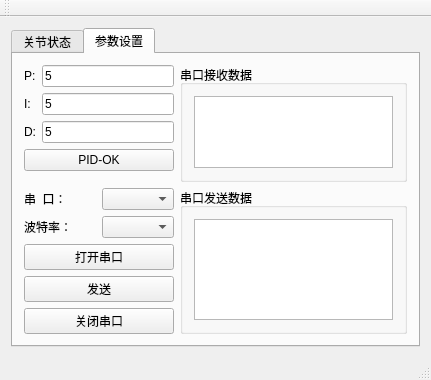
<?xml version="1.0" encoding="UTF-8"?>
<ui version="4.0">
 <class>joint_control</class>
 <widget class="QMainWindow" name="joint_control">
  <property name="geometry">
   <rect>
    <x>0</x>
    <y>0</y>
    <width>431</width>
    <height>379</height>
   </rect>
  </property>
  <property name="windowTitle">
   <string>joint_control</string>
  </property>
  <widget class="QWidget" name="centralWidget">
   <layout class="QGridLayout" name="gridLayout_4">
    <item row="0" column="0">
     <widget class="QTabWidget" name="main_widget">
      <property name="currentIndex">
       <number>1</number>
      </property>
      <widget class="QWidget" name="status">
       <attribute name="title">
        <string>关节状态</string>
       </attribute>
       <layout class="QGridLayout" name="gridLayout_10">
        <item row="0" column="0">
         <layout class="QFormLayout" name="formLayout_2">
          <item row="0" column="0" colspan="2">
           <widget class="QGroupBox" name="goal">
            <property name="title">
             <string>目标角度</string>
            </property>
            <layout class="QGridLayout" name="gridLayout">
             <item row="1" column="0">
              <widget class="QLabel" name="label_2">
               <property name="text">
                <string>C轴：</string>
               </property>
              </widget>
             </item>
             <item row="1" column="3">
              <widget class="QLabel" name="label_4">
               <property name="text">
                <string>编码器2：</string>
               </property>
              </widget>
             </item>
             <item row="0" column="0">
              <widget class="QLabel" name="label">
               <property name="text">
                <string>A轴：</string>
               </property>
              </widget>
             </item>
             <item row="1" column="1">
              <widget class="QLineEdit" name="Goal_C">
               <property name="text">
                <string>0</string>
               </property>
              </widget>
             </item>
             <item row="0" column="3">
              <widget class="QLabel" name="label_3">
               <property name="text">
                <string>编码器1：</string>
               </property>
              </widget>
             </item>
             <item row="0" column="4">
              <widget class="QLineEdit" name="Goal_Encoder_1">
               <property name="text">
                <string>0</string>
               </property>
              </widget>
             </item>
             <item row="1" column="4">
              <widget class="QLineEdit" name="Goal_Encoder_2">
               <property name="text">
                <string>0</string>
               </property>
              </widget>
             </item>
             <item row="0" column="1">
              <widget class="QLineEdit" name="Goal_A">
               <property name="text">
                <string>0</string>
               </property>
              </widget>
             </item>
             <item row="0" column="2">
              <spacer name="horizontalSpacer_7">
               <property name="orientation">
                <enum>Qt::Horizontal</enum>
               </property>
               <property name="sizeHint" stdset="0">
                <size>
                 <width>40</width>
                 <height>20</height>
                </size>
               </property>
              </spacer>
             </item>
             <item row="1" column="2">
              <spacer name="horizontalSpacer_8">
               <property name="orientation">
                <enum>Qt::Horizontal</enum>
               </property>
               <property name="sizeHint" stdset="0">
                <size>
                 <width>40</width>
                 <height>20</height>
                </size>
               </property>
              </spacer>
             </item>
            </layout>
           </widget>
          </item>
          <item row="1" column="0">
           <layout class="QGridLayout" name="gridLayout_3">
            <item row="0" column="0">
             <widget class="QPushButton" name="Goal_Button">
              <property name="text">
               <string>OK</string>
              </property>
             </widget>
            </item>
            <item row="0" column="1">
             <spacer name="horizontalSpacer_5">
              <property name="orientation">
               <enum>Qt::Horizontal</enum>
              </property>
              <property name="sizeHint" stdset="0">
               <size>
                <width>40</width>
                <height>20</height>
               </size>
              </property>
             </spacer>
            </item>
           </layout>
          </item>
          <item row="2" column="1">
           <spacer name="verticalSpacer">
            <property name="orientation">
             <enum>Qt::Vertical</enum>
            </property>
            <property name="sizeHint" stdset="0">
             <size>
              <width>20</width>
              <height>40</height>
             </size>
            </property>
           </spacer>
          </item>
          <item row="3" column="0" colspan="2">
           <widget class="QGroupBox" name="current">
            <property name="title">
             <string>当前角度</string>
            </property>
            <layout class="QGridLayout" name="gridLayout_2">
             <item row="1" column="0">
              <layout class="QHBoxLayout" name="horizontalLayout">
               <item>
                <widget class="QLabel" name="label_6">
                 <property name="text">
                  <string>C轴：</string>
                 </property>
                </widget>
               </item>
               <item>
                <widget class="QLabel" name="Joint_C">
                 <property name="text">
                  <string>0</string>
                 </property>
                </widget>
               </item>
               <item>
                <spacer name="horizontalSpacer_2">
                 <property name="orientation">
                  <enum>Qt::Horizontal</enum>
                 </property>
                 <property name="sizeHint" stdset="0">
                  <size>
                   <width>40</width>
                   <height>20</height>
                  </size>
                 </property>
                </spacer>
               </item>
               <item>
                <widget class="QLabel" name="label_8">
                 <property name="text">
                  <string>编码器2：</string>
                 </property>
                </widget>
               </item>
               <item>
                <widget class="QLabel" name="Encoder_2">
                 <property name="text">
                  <string>0</string>
                 </property>
                </widget>
               </item>
               <item>
                <spacer name="horizontalSpacer_4">
                 <property name="orientation">
                  <enum>Qt::Horizontal</enum>
                 </property>
                 <property name="sizeHint" stdset="0">
                  <size>
                   <width>40</width>
                   <height>20</height>
                  </size>
                 </property>
                </spacer>
               </item>
              </layout>
             </item>
             <item row="0" column="0">
              <layout class="QHBoxLayout" name="horizontalLayout_2">
               <item>
                <widget class="QLabel" name="label_5">
                 <property name="text">
                  <string>A轴：</string>
                 </property>
                </widget>
               </item>
               <item>
                <widget class="QLabel" name="Joint_A">
                 <property name="text">
                  <string>0</string>
                 </property>
                </widget>
               </item>
               <item>
                <spacer name="horizontalSpacer">
                 <property name="orientation">
                  <enum>Qt::Horizontal</enum>
                 </property>
                 <property name="sizeHint" stdset="0">
                  <size>
                   <width>40</width>
                   <height>20</height>
                  </size>
                 </property>
                </spacer>
               </item>
               <item>
                <widget class="QLabel" name="label_7">
                 <property name="text">
                  <string>编码器1：</string>
                 </property>
                </widget>
               </item>
               <item>
                <widget class="QLabel" name="Encoder_1">
                 <property name="text">
                  <string>0</string>
                 </property>
                </widget>
               </item>
               <item>
                <spacer name="horizontalSpacer_3">
                 <property name="orientation">
                  <enum>Qt::Horizontal</enum>
                 </property>
                 <property name="sizeHint" stdset="0">
                  <size>
                   <width>40</width>
                   <height>20</height>
                  </size>
                 </property>
                </spacer>
               </item>
              </layout>
             </item>
            </layout>
           </widget>
          </item>
          <item row="4" column="0">
           <layout class="QGridLayout" name="gridLayout_9">
            <item row="0" column="0">
             <widget class="QPushButton" name="clearButton">
              <property name="text">
               <string>一键标定</string>
              </property>
             </widget>
            </item>
            <item row="0" column="1">
             <spacer name="horizontalSpacer_6">
              <property name="orientation">
               <enum>Qt::Horizontal</enum>
              </property>
              <property name="sizeHint" stdset="0">
               <size>
                <width>40</width>
                <height>20</height>
               </size>
              </property>
             </spacer>
            </item>
           </layout>
          </item>
         </layout>
        </item>
       </layout>
      </widget>
      <widget class="QWidget" name="Para_set">
       <attribute name="title">
        <string>参数设置</string>
       </attribute>
       <layout class="QFormLayout" name="formLayout">
        <item row="0" column="0" colspan="2">
         <layout class="QGridLayout" name="gridLayout_7">
          <item row="0" column="0">
           <layout class="QVBoxLayout" name="verticalLayout_5">
            <item>
             <layout class="QGridLayout" name="gridLayout_5">
              <item row="0" column="0">
               <widget class="QLabel" name="label_9">
                <property name="text">
                 <string>P:</string>
                </property>
               </widget>
              </item>
              <item row="0" column="1">
               <widget class="QLineEdit" name="lineEdit">
                <property name="text">
                 <string>5</string>
                </property>
               </widget>
              </item>
              <item row="1" column="0">
               <widget class="QLabel" name="label_10">
                <property name="text">
                 <string>I:</string>
                </property>
               </widget>
              </item>
              <item row="1" column="1">
               <widget class="QLineEdit" name="lineEdit_2">
                <property name="text">
                 <string>5</string>
                </property>
               </widget>
              </item>
              <item row="2" column="0">
               <widget class="QLabel" name="label_11">
                <property name="text">
                 <string>D:</string>
                </property>
               </widget>
              </item>
              <item row="2" column="1">
               <widget class="QLineEdit" name="lineEdit_3">
                <property name="text">
                 <string>5</string>
                </property>
               </widget>
              </item>
             </layout>
            </item>
            <item>
             <widget class="QPushButton" name="PID_Button">
              <property name="text">
               <string>PID-OK</string>
              </property>
             </widget>
            </item>
            <item>
             <spacer name="verticalSpacer_3">
              <property name="orientation">
               <enum>Qt::Vertical</enum>
              </property>
              <property name="sizeHint" stdset="0">
               <size>
                <width>20</width>
                <height>40</height>
               </size>
              </property>
             </spacer>
            </item>
           </layout>
          </item>
          <item row="0" column="1">
           <widget class="QGroupBox" name="groupBox">
            <property name="title">
             <string>串口接收数据</string>
            </property>
            <layout class="QGridLayout" name="gridLayout_8">
             <item row="0" column="0">
              <widget class="QTextBrowser" name="SerialReveiveData"/>
             </item>
            </layout>
           </widget>
          </item>
          <item row="1" column="0">
           <layout class="QVBoxLayout" name="verticalLayout_4">
            <item>
             <layout class="QHBoxLayout" name="horizontalLayout_3">
              <item>
               <layout class="QVBoxLayout" name="verticalLayout_2">
                <item>
                 <widget class="QLabel" name="label_12">
                  <property name="minimumSize">
                   <size>
                    <width>72</width>
                    <height>0</height>
                   </size>
                  </property>
                  <property name="text">
                   <string>串  口：</string>
                  </property>
                 </widget>
                </item>
                <item>
                 <widget class="QLabel" name="label_13">
                  <property name="text">
                   <string>波特率：</string>
                  </property>
                 </widget>
                </item>
               </layout>
              </item>
              <item>
               <layout class="QVBoxLayout" name="verticalLayout_3">
                <item>
                 <widget class="QComboBox" name="PortNameCom">
                  <property name="currentText">
                   <string/>
                  </property>
                 </widget>
                </item>
                <item>
                 <widget class="QComboBox" name="BaudRateCom"/>
                </item>
               </layout>
              </item>
             </layout>
            </item>
            <item>
             <widget class="QPushButton" name="OpenPortButton">
              <property name="text">
               <string>打开串口</string>
              </property>
             </widget>
            </item>
            <item>
             <widget class="QPushButton" name="SendDataButton">
              <property name="text">
               <string>发送</string>
              </property>
             </widget>
            </item>
            <item>
             <widget class="QPushButton" name="ClosePortButton">
              <property name="text">
               <string>关闭串口</string>
              </property>
             </widget>
            </item>
            <item>
             <spacer name="verticalSpacer_2">
              <property name="orientation">
               <enum>Qt::Vertical</enum>
              </property>
              <property name="sizeHint" stdset="0">
               <size>
                <width>20</width>
                <height>40</height>
               </size>
              </property>
             </spacer>
            </item>
           </layout>
          </item>
          <item row="1" column="1">
           <widget class="QGroupBox" name="groupBox_2">
            <property name="title">
             <string>串口发送数据</string>
            </property>
            <layout class="QGridLayout" name="gridLayout_6">
             <item row="0" column="0">
              <widget class="QPlainTextEdit" name="SerialSendData"/>
             </item>
            </layout>
           </widget>
          </item>
         </layout>
        </item>
       </layout>
      </widget>
     </widget>
    </item>
   </layout>
  </widget>
  <widget class="QMenuBar" name="menuBar">
   <property name="geometry">
    <rect>
     <x>0</x>
     <y>0</y>
     <width>431</width>
     <height>23</height>
    </rect>
   </property>
  </widget>
  <widget class="QToolBar" name="mainToolBar">
   <attribute name="toolBarArea">
    <enum>TopToolBarArea</enum>
   </attribute>
   <attribute name="toolBarBreak">
    <bool>false</bool>
   </attribute>
  </widget>
  <widget class="QStatusBar" name="statusBar"/>
 </widget>
 <layoutdefault spacing="6" margin="11"/>
 <resources/>
 <connections/>
</ui>
